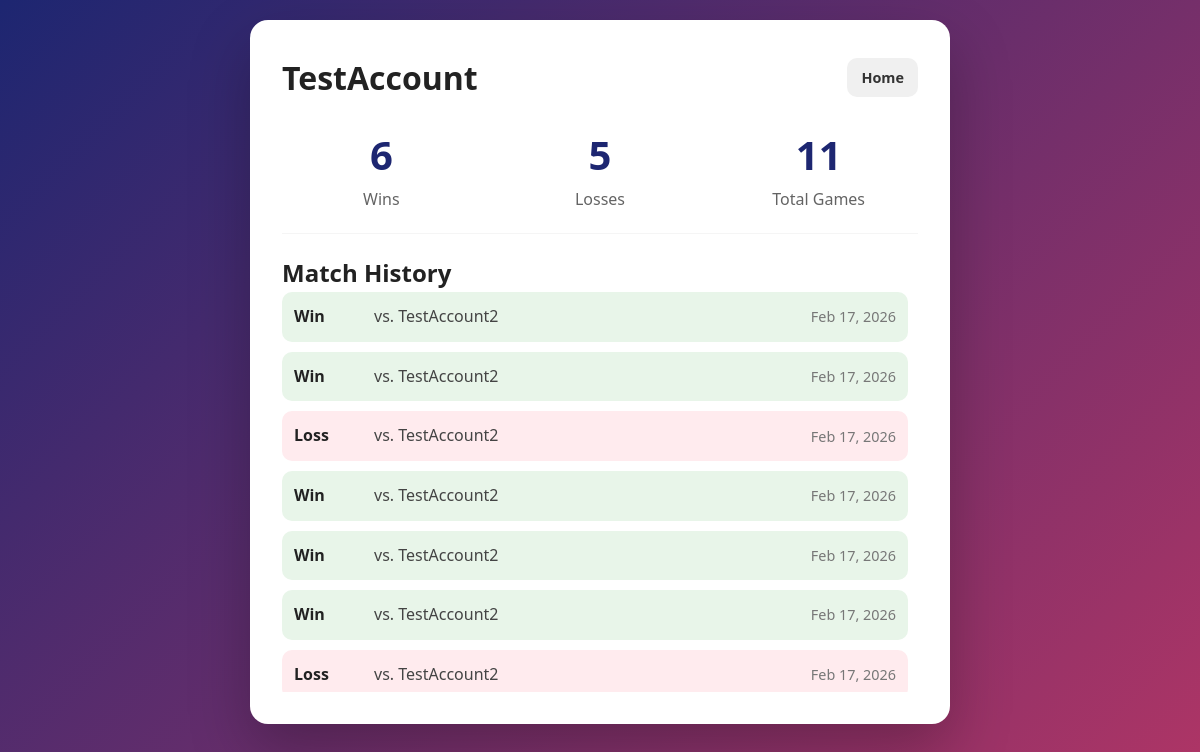
The page /profile (signed in) on the database its author committed.
### app.py (models this page shows, shortened)
class User(UserMixin, db.Model):
    id = db.Column(db.Integer, primary_key=True)
    username = db.Column(db.String(100), unique=True, nullable=False)
    password_hash = db.Column(db.String(128))

class Match(db.Model):
    id = db.Column(db.Integer, primary_key=True)
    winner_id = db.Column(db.Integer, db.ForeignKey('user.id'))
    loser_id = db.Column(db.Integer, db.ForeignKey('user.id'))
    is_draw = db.Column(db.Boolean, default=False)
    timestamp = db.Column(db.DateTime, server_default=db.func.now())
    winner = db.relationship('User', foreign_keys=[winner_id], backref='won_matches')
    loser = db.relationship('User', foreign_keys=[loser_id], backref='lost_matches')

### app.py (the view)
@app.route("/profile")
@login_required
def profile():
    if session.get('is_guest'): flash("Guests do not have profiles."); return redirect(url_for('home'))
    matches = Match.query.filter((Match.winner_id == current_user.id) | (Match.loser_id == current_user.id)).order_by(Match.timestamp.desc()).all()
    return render_template("profile.html", user=current_user, matches=matches)

### app.py (called while the page is built)
@login_manager.user_loader
def load_user(user_id):
    if session.get('is_guest'): return GuestUser(session.get('guest_id'))
    return User.query.get(int(user_id))

### templates/profile.html (shortened to what this page needs)
<!DOCTYPE html>
<html lang="en">
<head>
    <link rel="stylesheet" href="{{ url_for('static', filename='css/style.css') }}">
</head>
<body class="bg">
<div class="profile-layout">
    <div class="card profile-card">
        <div class="profile-header">
            <h1>{{ user.username }}</h1>
            <a href="{{ url_for('home') }}" class="button secondary small">Home</a>
        </div>
        <div class="stats-grid">
            <div class="stat-item">
                <h2>{{ user.won_matches|length }}</h2>
                <p>Wins</p>
            </div>
            <div class="stat-item">
                <h2>{{ user.lost_matches|length }}</h2>
                <p>Losses</p>
            </div>
            <div class="stat-item">
                <h2>{{ (user.won_matches|length) + (user.lost_matches|length) }}</h2>
                <p>Total Games</p>
            </div>
        </div>
        <div class="divider"></div>
        <h2>Match History</h2>
        <ul class="match-history">
            {% for match in matches %}
                <li class="match-item {% if match.is_draw %}draw{% elif match.winner == user %}win{% else %}loss{% endif %}">
                    <div class="match-result">
                        {% if match.is_draw %}
                            Draw
                        {% elif match.winner == user %}
                            Win
                        {% else %}
                            Loss
                        {% endif %}
                    </div>
                    <div class="match-opponent">
                        vs.
                        {% if match.winner == user %}
                            {{ match.loser.username }}
                        {% else %}
                            {{ match.winner.username }}
                        {% endif %}
                    </div>
                    <div class="match-timestamp">
                        {{ match.timestamp.strftime('%b %d, %Y') }}
                    </div>
                </li>
            {% else %}
                <li>No matches played yet.</li>
            {% endfor %}
        </ul>
    </div>
</div>
</body>
</html>

### static/css/style.css (style rules this page uses)
* { box-sizing: border-box; margin: 0; padding: 0; }
body { font-family: system-ui, -apple-system, BlinkMacSystemFont, 'Segoe UI', Roboto, Oxygen, Ubuntu, Cantarell, 'Open Sans', 'Helvetica Neue', sans-serif; line-height: 1.6; }
.bg { min-height: 100vh; background: linear-gradient(135deg, #1d2671, #c33764); color: #fff; padding: 20px; }
.card { background: white; color: #222; padding: 32px; border-radius: 18px; width: 100%; max-width: 400px; box-shadow: 0 25px 60px rgba(0,0,0,0.25); text-align: center; animation: fadeIn 0.4s ease; }
.divider { margin: 20px 0; font-size: 0.8rem; opacity: 0.6; border-bottom: 1px solid #eee; }
.button, button { display: inline-block; width: 100%; padding: 14px; border-radius: 10px; border: none; font-size: 1rem; font-weight: 600; cursor: pointer; text-decoration: none; text-align: center; transition: transform 0.1s ease, box-shadow 0.1s ease; }
.secondary { background: #f0f0f0; color: #333; }
.small { width: auto; padding: 8px 14px; font-size: 0.9rem; }
.profile-layout { max-width: 700px; margin: 0 auto; }
.profile-card { max-width: 100%; text-align: left; }
.profile-header { display: flex; justify-content: space-between; align-items: center; margin-bottom: 20px; }
.stats-grid { display: grid; grid-template-columns: repeat(auto-fit, minmax(100px, 1fr)); gap: 20px; text-align: center; margin-bottom: 20px; }
.stat-item h2 { font-size: 2.5rem; font-weight: 700; color: #1d2671; }
.stat-item p { opacity: 0.7; }
.match-history { list-style: none; max-height: 400px; overflow-y: auto; padding-right: 10px; }
.match-item { display: grid; grid-template-columns: 80px 1fr auto; align-items: center; padding: 12px; border-radius: 10px; margin-bottom: 10px; font-weight: 500; }
.match-item.win { background-color: #e8f5e9; }
.match-item.loss { background-color: #ffebee; }
.match-result { font-weight: 700; }
.match-opponent { color: #444; }
.match-timestamp { font-size: 0.9rem; color: #777; }

### rows shown on the page
User: username "TestAccount"
Match: is_draw "Win", loser.username "TestAccount2", timestamp "Feb 17, 2026"
Match: is_draw "Win", loser.username "TestAccount2", timestamp "Feb 17, 2026"
Match: is_draw "Loss", winner.username "TestAccount2", timestamp "Feb 17, 2026"
Match: is_draw "Win", loser.username "TestAccount2", timestamp "Feb 17, 2026"
Match: is_draw "Win", loser.username "TestAccount2", timestamp "Feb 17, 2026"
Match: is_draw "Win", loser.username "TestAccount2", timestamp "Feb 17, 2026"
Match: is_draw "Loss", winner.username "TestAccount2", timestamp "Feb 17, 2026"

### other values the page prints
{{ user.won_matches|length }} "6"
{{ user.lost_matches|length }} "5"
{{ (user.won_matches|length) + (user.lost_matches|length) }} "11"
